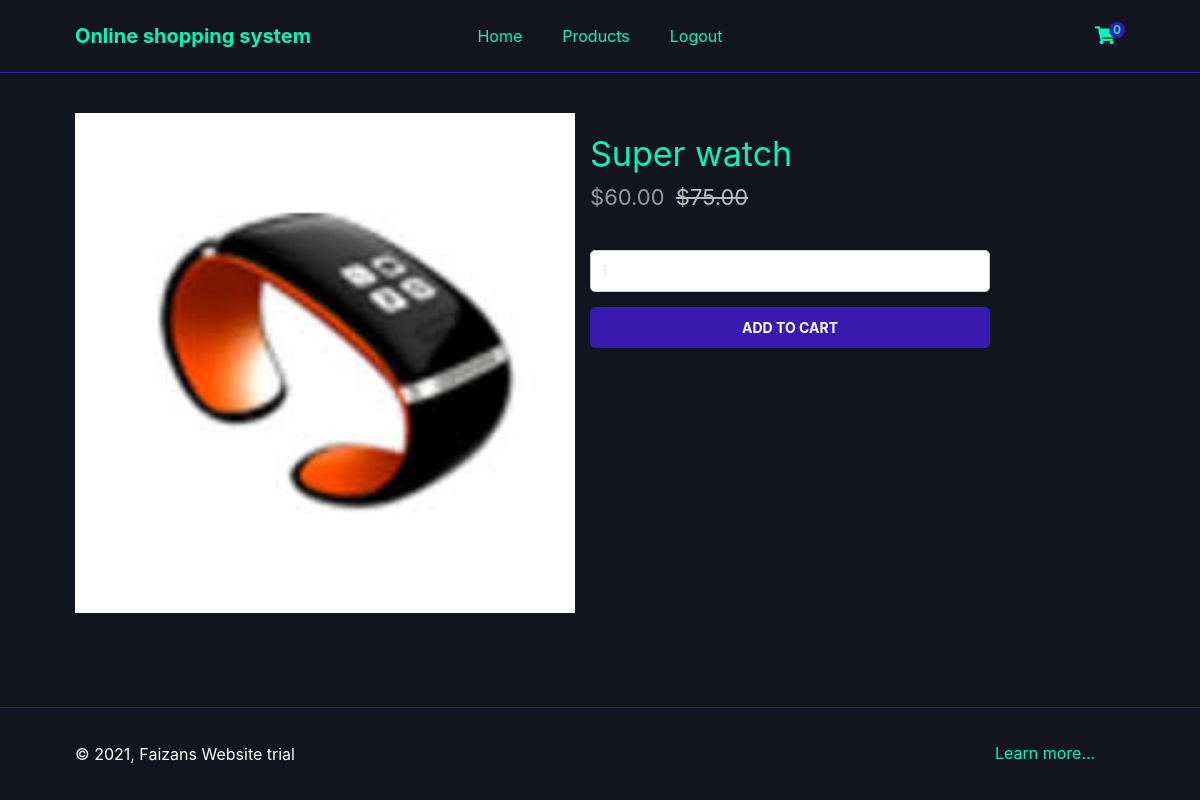
Page /index.php?page=product&id=6 (signed in) on the committed database.
### tables this page shows
CREATE TABLE `products` (
  `id` int(11) NOT NULL,
  `name` varchar(200) NOT NULL,
  `desc` text NOT NULL,
  `price` decimal(7,2) NOT NULL,
  `rrp` decimal(7,2) NOT NULL DEFAULT 0.00,
  `quantity` int(11) NOT NULL,
  `img` text NOT NULL,
  `date_added` datetime NOT NULL DEFAULT current_timestamp()
);

### index.php (called while the page is built, shortened)
<?php
include 'functions.php';
$page = isset($_GET['page']) && file_exists($_GET['page'] . '.php') ? $_GET['page'] : 'login';
include $page . '.php';
?>

### product.php (the view, shortened to what this page needs)
<?php
if (isset($_GET['id'])) {
    $stmt = $pdo->prepare('SELECT * FROM products WHERE id = ?');
    $stmt->execute([$_GET['id']]);
    $product = $stmt->fetch(PDO::FETCH_ASSOC);
} else {
    exit('Product does not exist!');
}
?>
<?=template_header('Product')?>
<div class="product content-wrapper">
    <img src="imgs/<?=$product['img']?>" width="500" height="500" alt="<?=$product['name']?>">
    <div>
        <h1 class="name"><?=$product['name']?></h1>
        <span class="price">
            &dollar;<?=$product['price']?>
            <?php if ($product['rrp'] > 0): ?>
            <span class="rrp">&dollar;<?=$product['rrp']?></span>
            <?php endif; ?>
        </span>
        <form action="index.php?page=cart" method="post">
            <input type="number" name="quantity" value="1" min="1" max="<?=$product['quantity']?>" placeholder="Quantity" required>
            <input type="submit" value="Add To Cart">
        </form>
    </div>
</div>
<?=template_footer()?>

### style.css (style rules this page uses)
* { box-sizing: border-box; font-family: -apple-system, BlinkMacSystemFont, "segoe ui", roboto, oxygen, ubuntu, cantarell, "fira sans", "droid sans", "helvetica neue", Arial, sans-serif; font-size: 16px; -webkit-font-smoothing: antialiased; -moz-osx-font-smoothing: grayscale; }
html { height: 100%; }
body { position: relative; min-height: 100%; color: #05f4b7; background-color: #12151f; margin: 0; padding-bottom: 100px; }
h1, h2, h3, h4, h5 { color: #05f4b7; }
.content-wrapper { width: 1050px; margin: 0 auto; }
main > .product { display: flex; padding: 40px 0; }
main > .product > div { padding-left: 15px; }
main > .product h1 { font-size: 34px; font-weight: normal; margin: 0; padding: 20px 0 10px 0; }
main > .product .price { display: block; font-size: 22px; color: #999999; }
main > .product .rrp { color: #BBBBBB; text-decoration: line-through; font-size: 22px; padding-left: 5px; }
main > .product form { display: flex; flex-flow: column; margin: 40px 0; }
main > .product form input[type="number"] { width: 400px; padding: 10px; margin-bottom: 15px; border: 1px solid #ccc; color: #EEEEEE; border-radius: 5px; }
main > .product form input[type="submit"] { background: #371bb1; border: 0; color: #FFFFFF; width: 400px; padding: 12px 0; text-transform: uppercase; font-size: 14px; font-weight: bold; border-radius: 5px; cursor: pointer; }

### rows in the picture
products: img (picture), name "Super watch", price "60.00", rrp "75.00"

### other values in the picture
$num_items_in_cart "0"
